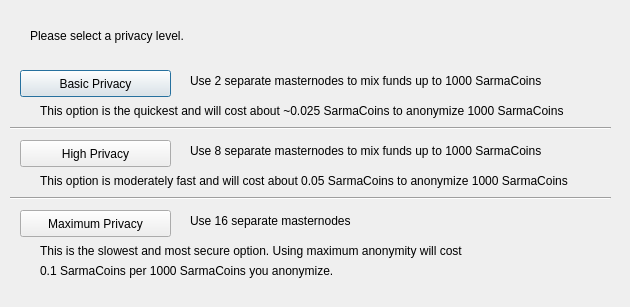
<?xml version="1.0" encoding="UTF-8"?>
<ui version="4.0">
 <class>DarksendConfig</class>
 <widget class="QDialog" name="DarksendConfig">
  <property name="geometry">
   <rect>
    <x>0</x>
    <y>0</y>
    <width>630</width>
    <height>307</height>
   </rect>
  </property>
  <property name="windowTitle">
   <string>Configure Darksend</string>
  </property>
  <widget class="QPushButton" name="buttonBasic">
   <property name="geometry">
    <rect>
     <x>20</x>
     <y>70</y>
     <width>151</width>
     <height>27</height>
    </rect>
   </property>
   <property name="text">
    <string>Basic Privacy</string>
   </property>
  </widget>
  <widget class="QPushButton" name="buttonHigh">
   <property name="geometry">
    <rect>
     <x>20</x>
     <y>140</y>
     <width>151</width>
     <height>27</height>
    </rect>
   </property>
   <property name="text">
    <string>High Privacy</string>
   </property>
  </widget>
  <widget class="QPushButton" name="buttonMax">
   <property name="geometry">
    <rect>
     <x>20</x>
     <y>210</y>
     <width>151</width>
     <height>27</height>
    </rect>
   </property>
   <property name="text">
    <string>Maximum Privacy</string>
   </property>
  </widget>
  <widget class="QLabel" name="label">
   <property name="geometry">
    <rect>
     <x>30</x>
     <y>20</y>
     <width>571</width>
     <height>31</height>
    </rect>
   </property>
   <property name="text">
    <string>Please select a privacy level.</string>
   </property>
  </widget>
  <widget class="QLabel" name="label_2">
   <property name="geometry">
    <rect>
     <x>190</x>
     <y>70</y>
     <width>421</width>
     <height>21</height>
    </rect>
   </property>
   <property name="text">
    <string>Use 2 separate masternodes to mix funds up to 1000 SarmaCoins</string>
   </property>
  </widget>
  <widget class="QLabel" name="label_3">
   <property name="geometry">
    <rect>
     <x>190</x>
     <y>140</y>
     <width>411</width>
     <height>21</height>
    </rect>
   </property>
   <property name="text">
    <string>Use 8 separate masternodes to mix funds up to 1000 SarmaCoins</string>
   </property>
  </widget>
  <widget class="QLabel" name="label_4">
   <property name="geometry">
    <rect>
     <x>190</x>
     <y>210</y>
     <width>421</width>
     <height>21</height>
    </rect>
   </property>
   <property name="text">
    <string>Use 16 separate masternodes</string>
   </property>
  </widget>
  <widget class="QLabel" name="label_6">
   <property name="geometry">
    <rect>
     <x>40</x>
     <y>100</y>
     <width>561</width>
     <height>21</height>
    </rect>
   </property>
   <property name="text">
    <string>This option is the quickest and will cost about ~0.025 SarmaCoins to anonymize 1000 SarmaCoins</string>
   </property>
  </widget>
  <widget class="QLabel" name="label_7">
   <property name="geometry">
    <rect>
     <x>40</x>
     <y>170</y>
     <width>561</width>
     <height>21</height>
    </rect>
   </property>
   <property name="text">
    <string>This option is moderately fast and will cost about 0.05 SarmaCoins to anonymize 1000 SarmaCoins</string>
   </property>
  </widget>
  <widget class="QLabel" name="label_8">
   <property name="geometry">
    <rect>
     <x>40</x>
     <y>240</y>
     <width>561</width>
     <height>21</height>
    </rect>
   </property>
   <property name="text">
    <string>This is the slowest and most secure option. Using maximum anonymity will cost</string>
   </property>
  </widget>
  <widget class="QLabel" name="label_9">
   <property name="geometry">
    <rect>
     <x>40</x>
     <y>260</y>
     <width>561</width>
     <height>21</height>
    </rect>
   </property>
   <property name="text">
    <string>0.1 SarmaCoins per 1000 SarmaCoins you anonymize.</string>
   </property>
  </widget>
  <widget class="Line" name="line">
   <property name="geometry">
    <rect>
     <x>10</x>
     <y>120</y>
     <width>601</width>
     <height>16</height>
    </rect>
   </property>
   <property name="orientation">
    <enum>Qt::Horizontal</enum>
   </property>
  </widget>
  <widget class="Line" name="line_2">
   <property name="geometry">
    <rect>
     <x>10</x>
     <y>190</y>
     <width>601</width>
     <height>16</height>
    </rect>
   </property>
   <property name="orientation">
    <enum>Qt::Horizontal</enum>
   </property>
  </widget>
 </widget>
 <resources/>
 <connections/>
</ui>
